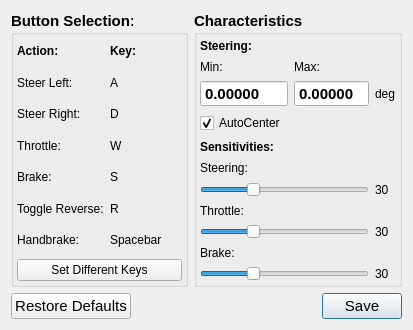
<?xml version="1.0" encoding="UTF-8"?>
<ui version="4.0">
 <class>Dialog</class>
 <widget class="QDialog" name="Dialog">
  <property name="geometry">
   <rect>
    <x>0</x>
    <y>0</y>
    <width>413</width>
    <height>330</height>
   </rect>
  </property>
  <property name="windowTitle">
   <string>Keyboard Settings</string>
  </property>
  <layout class="QGridLayout" name="gridLayout">
   <item row="0" column="0">
    <widget class="QGroupBox" name="button_groupbox">
     <property name="font">
      <font>
       <pointsize>11</pointsize>
       <weight>75</weight>
       <bold>true</bold>
      </font>
     </property>
     <property name="title">
      <string>Button Selection:</string>
     </property>
     <layout class="QGridLayout" name="gridLayout_5">
      <property name="leftMargin">
       <number>3</number>
      </property>
      <property name="topMargin">
       <number>3</number>
      </property>
      <property name="rightMargin">
       <number>3</number>
      </property>
      <property name="bottomMargin">
       <number>3</number>
      </property>
      <item row="0" column="0">
       <layout class="QGridLayout" name="gridLayout_2">
        <item row="1" column="1">
         <widget class="QLabel" name="label_steer_left">
          <property name="font">
           <font>
            <pointsize>9</pointsize>
            <weight>50</weight>
            <bold>false</bold>
           </font>
          </property>
          <property name="text">
           <string>A</string>
          </property>
         </widget>
        </item>
        <item row="6" column="1">
         <widget class="QLabel" name="label_handbrake">
          <property name="font">
           <font>
            <pointsize>9</pointsize>
            <weight>50</weight>
            <bold>false</bold>
           </font>
          </property>
          <property name="text">
           <string>Spacebar</string>
          </property>
         </widget>
        </item>
        <item row="5" column="1">
         <widget class="QLabel" name="label_reverse">
          <property name="font">
           <font>
            <pointsize>9</pointsize>
            <weight>50</weight>
            <bold>false</bold>
           </font>
          </property>
          <property name="text">
           <string>R</string>
          </property>
         </widget>
        </item>
        <item row="2" column="0">
         <widget class="QLabel" name="label_2">
          <property name="font">
           <font>
            <pointsize>9</pointsize>
            <weight>50</weight>
            <bold>false</bold>
           </font>
          </property>
          <property name="text">
           <string>Steer Right:</string>
          </property>
         </widget>
        </item>
        <item row="1" column="0">
         <widget class="QLabel" name="label">
          <property name="font">
           <font>
            <pointsize>9</pointsize>
            <weight>50</weight>
            <bold>false</bold>
           </font>
          </property>
          <property name="text">
           <string>Steer Left:</string>
          </property>
         </widget>
        </item>
        <item row="5" column="0">
         <widget class="QLabel" name="label_5">
          <property name="font">
           <font>
            <pointsize>9</pointsize>
            <weight>50</weight>
            <bold>false</bold>
           </font>
          </property>
          <property name="text">
           <string>Toggle Reverse:</string>
          </property>
         </widget>
        </item>
        <item row="3" column="0">
         <widget class="QLabel" name="label_3">
          <property name="font">
           <font>
            <pointsize>9</pointsize>
            <weight>50</weight>
            <bold>false</bold>
           </font>
          </property>
          <property name="text">
           <string>Throttle:</string>
          </property>
         </widget>
        </item>
        <item row="4" column="0">
         <widget class="QLabel" name="label_4">
          <property name="font">
           <font>
            <pointsize>9</pointsize>
            <weight>50</weight>
            <bold>false</bold>
           </font>
          </property>
          <property name="text">
           <string>Brake:</string>
          </property>
         </widget>
        </item>
        <item row="6" column="0">
         <widget class="QLabel" name="label_6">
          <property name="font">
           <font>
            <pointsize>9</pointsize>
            <weight>50</weight>
            <bold>false</bold>
           </font>
          </property>
          <property name="text">
           <string>Handbrake:</string>
          </property>
         </widget>
        </item>
        <item row="2" column="1">
         <widget class="QLabel" name="label_steer_right">
          <property name="font">
           <font>
            <pointsize>9</pointsize>
            <weight>50</weight>
            <bold>false</bold>
           </font>
          </property>
          <property name="text">
           <string>D</string>
          </property>
         </widget>
        </item>
        <item row="4" column="1">
         <widget class="QLabel" name="label_brake">
          <property name="font">
           <font>
            <pointsize>9</pointsize>
            <weight>50</weight>
            <bold>false</bold>
           </font>
          </property>
          <property name="text">
           <string>S</string>
          </property>
         </widget>
        </item>
        <item row="7" column="0" colspan="2">
         <widget class="QPushButton" name="btn_set_keys">
          <property name="font">
           <font>
            <pointsize>9</pointsize>
            <weight>50</weight>
            <bold>false</bold>
           </font>
          </property>
          <property name="text">
           <string>Set Different Keys</string>
          </property>
          <property name="checkable">
           <bool>true</bool>
          </property>
         </widget>
        </item>
        <item row="3" column="1">
         <widget class="QLabel" name="label_throttle">
          <property name="font">
           <font>
            <pointsize>9</pointsize>
            <weight>50</weight>
            <bold>false</bold>
           </font>
          </property>
          <property name="text">
           <string>W</string>
          </property>
         </widget>
        </item>
        <item row="0" column="0">
         <widget class="QLabel" name="label_13">
          <property name="font">
           <font>
            <pointsize>9</pointsize>
            <weight>75</weight>
            <bold>true</bold>
           </font>
          </property>
          <property name="text">
           <string>Action:</string>
          </property>
         </widget>
        </item>
        <item row="0" column="1">
         <widget class="QLabel" name="label_14">
          <property name="font">
           <font>
            <pointsize>9</pointsize>
            <weight>75</weight>
            <bold>true</bold>
           </font>
          </property>
          <property name="text">
           <string>Key:</string>
          </property>
         </widget>
        </item>
       </layout>
      </item>
     </layout>
    </widget>
   </item>
   <item row="0" column="1">
    <widget class="QGroupBox" name="groupBox_2">
     <property name="font">
      <font>
       <pointsize>11</pointsize>
       <weight>75</weight>
       <bold>true</bold>
      </font>
     </property>
     <property name="title">
      <string>Characteristics</string>
     </property>
     <layout class="QGridLayout" name="gridLayout_7">
      <property name="leftMargin">
       <number>3</number>
      </property>
      <property name="topMargin">
       <number>3</number>
      </property>
      <property name="rightMargin">
       <number>3</number>
      </property>
      <property name="bottomMargin">
       <number>3</number>
      </property>
      <item row="0" column="0">
       <layout class="QGridLayout" name="gridLayout_3">
        <item row="0" column="0" colspan="3">
         <widget class="QLabel" name="label_10">
          <property name="font">
           <font>
            <pointsize>9</pointsize>
            <weight>75</weight>
            <bold>true</bold>
           </font>
          </property>
          <property name="text">
           <string>Steering:</string>
          </property>
         </widget>
        </item>
        <item row="9" column="0" colspan="3">
         <widget class="QLabel" name="label_16">
          <property name="font">
           <font>
            <pointsize>9</pointsize>
            <weight>50</weight>
            <bold>false</bold>
           </font>
          </property>
          <property name="text">
           <string>Brake:</string>
          </property>
         </widget>
        </item>
        <item row="4" column="0" colspan="3">
         <widget class="QLabel" name="label_11">
          <property name="font">
           <font>
            <pointsize>9</pointsize>
            <weight>75</weight>
            <bold>true</bold>
           </font>
          </property>
          <property name="text">
           <string>Sensitivities:</string>
          </property>
         </widget>
        </item>
        <item row="5" column="0" colspan="3">
         <widget class="QLabel" name="label_12">
          <property name="font">
           <font>
            <pointsize>9</pointsize>
            <weight>50</weight>
            <bold>false</bold>
           </font>
          </property>
          <property name="text">
           <string>Steering:</string>
          </property>
         </widget>
        </item>
        <item row="1" column="0">
         <widget class="QLabel" name="label_7">
          <property name="font">
           <font>
            <pointsize>9</pointsize>
            <weight>50</weight>
            <bold>false</bold>
           </font>
          </property>
          <property name="text">
           <string>Min:</string>
          </property>
         </widget>
        </item>
        <item row="2" column="2">
         <widget class="QLabel" name="label_9">
          <property name="font">
           <font>
            <pointsize>9</pointsize>
            <weight>50</weight>
            <bold>false</bold>
           </font>
          </property>
          <property name="text">
           <string>deg</string>
          </property>
         </widget>
        </item>
        <item row="3" column="0" colspan="2">
         <widget class="QCheckBox" name="checkbox_autocenter">
          <property name="font">
           <font>
            <pointsize>9</pointsize>
            <weight>50</weight>
            <bold>false</bold>
           </font>
          </property>
          <property name="text">
           <string>AutoCenter</string>
          </property>
          <property name="checked">
           <bool>true</bool>
          </property>
         </widget>
        </item>
        <item row="1" column="1">
         <widget class="QLabel" name="label_8">
          <property name="font">
           <font>
            <pointsize>9</pointsize>
            <weight>50</weight>
            <bold>false</bold>
           </font>
          </property>
          <property name="text">
           <string>Max:</string>
          </property>
         </widget>
        </item>
        <item row="7" column="0" colspan="3">
         <widget class="QLabel" name="label_15">
          <property name="font">
           <font>
            <pointsize>9</pointsize>
            <weight>50</weight>
            <bold>false</bold>
           </font>
          </property>
          <property name="text">
           <string>Throttle:</string>
          </property>
         </widget>
        </item>
        <item row="8" column="0" colspan="2">
         <widget class="QSlider" name="slider_throttle_sensitivity">
          <property name="font">
           <font>
            <pointsize>9</pointsize>
            <weight>50</weight>
            <bold>false</bold>
           </font>
          </property>
          <property name="maximum">
           <number>100</number>
          </property>
          <property name="singleStep">
           <number>0</number>
          </property>
          <property name="value">
           <number>30</number>
          </property>
          <property name="orientation">
           <enum>Qt::Horizontal</enum>
          </property>
         </widget>
        </item>
        <item row="8" column="2">
         <widget class="QLabel" name="label_throttle_sensitivity">
          <property name="font">
           <font>
            <pointsize>9</pointsize>
            <weight>50</weight>
            <bold>false</bold>
           </font>
          </property>
          <property name="text">
           <string>30</string>
          </property>
         </widget>
        </item>
        <item row="6" column="2">
         <widget class="QLabel" name="label_steer_sensitivity">
          <property name="font">
           <font>
            <pointsize>9</pointsize>
            <weight>50</weight>
            <bold>false</bold>
           </font>
          </property>
          <property name="text">
           <string>30</string>
          </property>
         </widget>
        </item>
        <item row="6" column="0" colspan="2">
         <widget class="QSlider" name="slider_steer_sensitivity">
          <property name="font">
           <font>
            <pointsize>9</pointsize>
            <weight>50</weight>
            <bold>false</bold>
           </font>
          </property>
          <property name="maximum">
           <number>100</number>
          </property>
          <property name="value">
           <number>30</number>
          </property>
          <property name="orientation">
           <enum>Qt::Horizontal</enum>
          </property>
         </widget>
        </item>
        <item row="10" column="2">
         <widget class="QLabel" name="label_brake_sensitivity">
          <property name="font">
           <font>
            <pointsize>9</pointsize>
            <weight>50</weight>
            <bold>false</bold>
           </font>
          </property>
          <property name="text">
           <string>30</string>
          </property>
         </widget>
        </item>
        <item row="10" column="0" colspan="2">
         <widget class="QSlider" name="slider_brake_sensitivity">
          <property name="font">
           <font>
            <pointsize>9</pointsize>
            <weight>50</weight>
            <bold>false</bold>
           </font>
          </property>
          <property name="maximum">
           <number>100</number>
          </property>
          <property name="value">
           <number>30</number>
          </property>
          <property name="orientation">
           <enum>Qt::Horizontal</enum>
          </property>
         </widget>
        </item>
        <item row="2" column="0">
         <widget class="QDoubleSpinBox" name="spin_box_min_steer">
          <property name="buttonSymbols">
           <enum>QAbstractSpinBox::NoButtons</enum>
          </property>
          <property name="decimals">
           <number>5</number>
          </property>
          <property name="minimum">
           <double>-100.000000000000000</double>
          </property>
          <property name="singleStep">
           <double>0.010000000000000</double>
          </property>
         </widget>
        </item>
        <item row="2" column="1">
         <widget class="QDoubleSpinBox" name="spin_box_max_steer">
          <property name="buttonSymbols">
           <enum>QAbstractSpinBox::NoButtons</enum>
          </property>
          <property name="decimals">
           <number>5</number>
          </property>
          <property name="singleStep">
           <double>0.010000000000000</double>
          </property>
         </widget>
        </item>
       </layout>
      </item>
     </layout>
    </widget>
   </item>
   <item row="2" column="0" colspan="2">
    <widget class="QDialogButtonBox" name="button_box_settings">
     <property name="font">
      <font>
       <pointsize>11</pointsize>
      </font>
     </property>
     <property name="orientation">
      <enum>Qt::Horizontal</enum>
     </property>
     <property name="standardButtons">
      <set>QDialogButtonBox::RestoreDefaults|QDialogButtonBox::Save</set>
     </property>
    </widget>
   </item>
  </layout>
 </widget>
 <resources/>
 <connections>
  <connection>
   <sender>button_box_settings</sender>
   <signal>accepted()</signal>
   <receiver>Dialog</receiver>
   <slot>accept()</slot>
   <hints>
    <hint type="sourcelabel">
     <x>248</x>
     <y>254</y>
    </hint>
    <hint type="destinationlabel">
     <x>157</x>
     <y>274</y>
    </hint>
   </hints>
  </connection>
  <connection>
   <sender>button_box_settings</sender>
   <signal>rejected()</signal>
   <receiver>Dialog</receiver>
   <slot>reject()</slot>
   <hints>
    <hint type="sourcelabel">
     <x>316</x>
     <y>260</y>
    </hint>
    <hint type="destinationlabel">
     <x>286</x>
     <y>274</y>
    </hint>
   </hints>
  </connection>
 </connections>
</ui>
